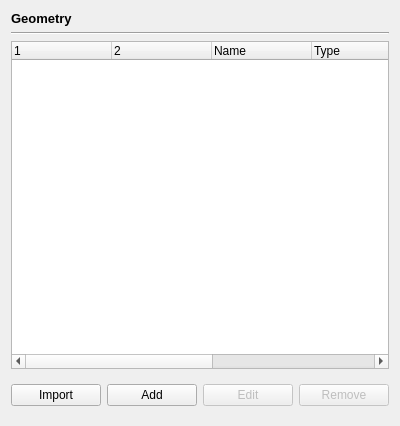
<?xml version="1.0" encoding="UTF-8"?>
<ui version="4.0">
 <class>GeometryPage</class>
 <widget class="QWidget" name="GeometryPage">
  <property name="geometry">
   <rect>
    <x>0</x>
    <y>0</y>
    <width>400</width>
    <height>426</height>
   </rect>
  </property>
  <property name="windowTitle">
   <string>Form</string>
  </property>
  <layout class="QVBoxLayout" name="verticalLayout">
   <item>
    <widget class="QLabel" name="label">
     <property name="font">
      <font>
       <pointsize>10</pointsize>
       <bold>true</bold>
      </font>
     </property>
     <property name="text">
      <string>Geometry</string>
     </property>
    </widget>
   </item>
   <item>
    <widget class="Line" name="line">
     <property name="orientation">
      <enum>Qt::Horizontal</enum>
     </property>
    </widget>
   </item>
   <item>
    <widget class="QTreeWidget" name="list">
     <property name="editTriggers">
      <set>QAbstractItemView::NoEditTriggers</set>
     </property>
     <property name="columnCount">
      <number>7</number>
     </property>
     <attribute name="headerVisible">
      <bool>true</bool>
     </attribute>
     <column>
      <property name="text">
       <string notr="true"/>
      </property>
     </column>
     <column>
      <property name="text">
       <string/>
      </property>
     </column>
     <column>
      <property name="text">
       <string>Name</string>
      </property>
     </column>
     <column>
      <property name="text">
       <string>Type</string>
      </property>
     </column>
     <column>
      <property name="text">
       <string notr="true"/>
      </property>
     </column>
     <column>
      <property name="text">
       <string notr="true"/>
      </property>
     </column>
     <column>
      <property name="text">
       <string/>
      </property>
     </column>
    </widget>
   </item>
   <item>
    <widget class="QWidget" name="buttons" native="true">
     <layout class="QHBoxLayout" name="horizontalLayout">
      <property name="leftMargin">
       <number>0</number>
      </property>
      <property name="rightMargin">
       <number>0</number>
      </property>
      <item>
       <widget class="QPushButton" name="import_">
        <property name="text">
         <string>Import</string>
        </property>
       </widget>
      </item>
      <item>
       <widget class="QPushButton" name="add">
        <property name="text">
         <string>Add</string>
        </property>
       </widget>
      </item>
      <item>
       <widget class="QPushButton" name="edit">
        <property name="enabled">
         <bool>false</bool>
        </property>
        <property name="text">
         <string>Edit</string>
        </property>
       </widget>
      </item>
      <item>
       <widget class="QPushButton" name="remove">
        <property name="enabled">
         <bool>false</bool>
        </property>
        <property name="text">
         <string>Remove</string>
        </property>
       </widget>
      </item>
     </layout>
    </widget>
   </item>
  </layout>
 </widget>
 <resources>
  <include location="../../../resource.qrc"/>
 </resources>
 <connections/>
</ui>
